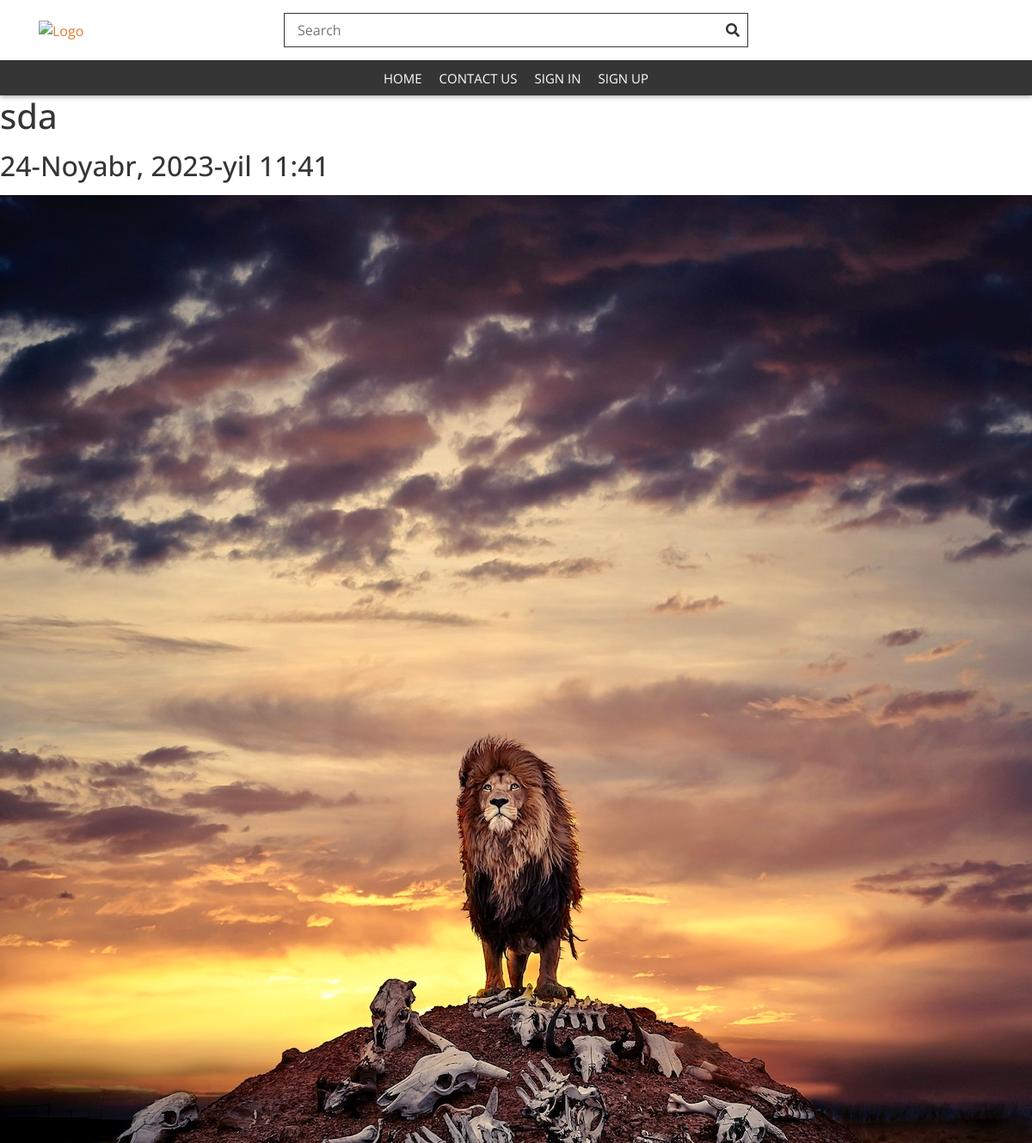
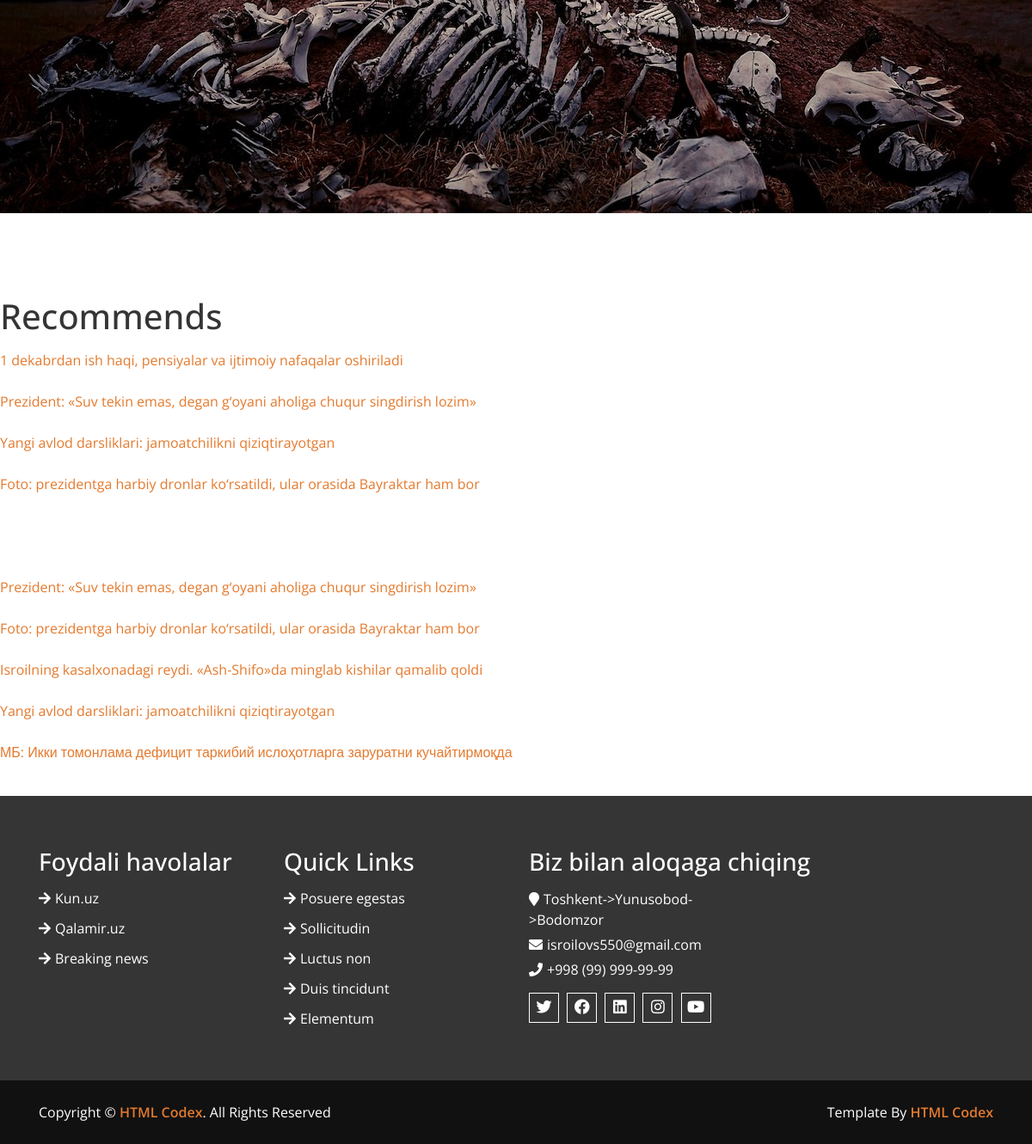
The page /detail-page/17/ on the database its author committed (2 pictures, top to bottom).
### home/models.py (models this page shows, shortened)
class  News(BaseModel):
    title = models.CharField(max_length = 255)
    img = models.ImageField(upload_to='news/')
    body = RichTextField()
    slug = models.SlugField()
    view_count = models.BigIntegerField(default=0, blank=True, null=True)
    user = models.ForeignKey(User, on_delete=models.SET_NULL, null=True)
    category = models.ForeignKey(Category, on_delete=models.SET_NULL,null=True, related_name='category_news' )
    tags = models.ManyToManyField(Tags, related_name='tag_news' )

### home/views.py (the view)
# urls.py: path('detail-page/<int:pk>/', DetailViewRecom.as_view(), name="detail"),
class DetailViewRecom(View):
    def get(self, request, pk):
        tag_new = {"color" : []}
        new = News.objects.get(id=pk)
        category_new = News.objects.filter(category=new.category)
        for i in new.tags.all():
            a = News.objects.filter(tags=i)
            tag_new["color"].append(a)
        context = {
            "new" : new,
            "category_new" : category_new,
            "tag_new" : tag_new["color"]
        }
        return render(request, 'detail_page.html', context)

### templates/detail_page.html (shortened to what this page needs)
{% extends "base.html" %}
{% block content %}
<h1>{{ new.title }}</h1>
<h2>{{ new.create_at }}</h2>
<img src="{{new.img.url}}" alt="">
<br><br>
<br><br><br>
<h1>Recommends</h1>
{% for i in category_new %}
    {% if new.id != i.id %}
        <a href="{% url "detail" i.id %}">{{ i.title }}</a><br><br>
    {% endif %}
{% endfor %}
<br><br><br>
{% for i in tag_new %}
    {% for j in i %}
        {% if new.id != j.id and category_new.values.id != j.id and new.id != category_new.id %}
            <a href="{% url "detail" j.id %}">{{ j.title }}</a><br><br>
        {% endif %}
    {% endfor %}
{% endfor %}
{% endblock content %}

### templates/base.html (shortened to what this page needs)
{% load static %}
<!DOCTYPE html>
<html lang="en">
    <head>
        <link href="https://stackpath.bootstrapcdn.com/bootstrap/4.4.1/css/bootstrap.min.css" rel="stylesheet">
        <link href="https://cdnjs.cloudflare.com/ajax/libs/font-awesome/5.10.0/css/all.min.css" rel="stylesheet">
        <link href="{% static 'lib/slick/slick.css' %}" rel="stylesheet">
        <link href="{% static 'lib/slick/slick-theme.css' %}" rel="stylesheet">
        <link href="{% static 'css/style.css' %}" rel="stylesheet">
    </head>
    <body>
        <div class="top-header">
            <div class="container">
                <div class="row align-items-center">
                    <div class="col-lg-3 col-md-4">
                        <div class="logo">
                            <a href="">
                                <img src="{% static "img/logo.png" %}" alt="Logo">
                            </a>
                        </div>
                    </div>
                    <div class="col-lg-6 col-md-4">
                        <form method="GET" action="{% url "search" %}">
                            <div class="search">
                                <input type="text" placeholder="Search" aria-label="Search" name="search">
                                <button type = "submit"><i class="fa fa-search"></i></button>
                            </div>
                        </form>
                    </div>
                </div>
            </div>
        </div>
        <div class="header">
            <div class="container">
                <nav class="navbar navbar-expand-md bg-dark navbar-dark">
                    <div class="collapse navbar-collapse justify-content-between" id="navbarCollapse">
                        <div class="navbar-nav m-auto">
                            <a href="{% url 'home' %}" class="nav-item nav-link">Home</a>
                            <a href="{% url "contact" %}" class="nav-item nav-link">Contact Us</a>
                            {% if request.user.is_authenticated %}
                                <a href="{% url 'add_new' %}" class="nav-item nav-link">Add news </a>
                                <div class="nav-item dropdown">
                                    <a href="#" class="nav-link dropdown-toggle" data-toggle="dropdown">{{ request.user.username }}</a>
                                    <div class="dropdown-menu">
                                        <a href="{% url "password_change" %}" class="dropdown-item">Change Password</a>
                                        <a href="{% url 'logout' %}" class="dropdown-item">Sign out</a>
                                        <a href="{% url 'single_page' %}" class="dropdown-item">Single page</a>
                                    </div>
                                </div>
                            {% else %}
                                <a href="{% url 'login' %}" class="nav-item nav-link">Sign in</a>
                                <a href="{% url 'registr' %}" class="nav-item nav-link">Sign up</a>
                            {% endif %}
                        </div>
                    </div>
                </nav>
            </div>
        </div>
        {% block content %}
        {% endblock content %}
        <div class="footer">
            <div class="container-fluid">
                <div class="row">
                    <div class="col-lg-3 col-md-6">
                        <div class="footer-widget">
                            <h3 class="title">Foydali havolalar</h3>
                            <ul>
                                <li><a href="https://kun.uz/">Kun.uz</a></li>
                                <li><a href="https://qalampir.uz/">Qalamir.uz</a></li>
                                <li><a href="https://edition.cnn.com/">Breaking news</a></li>
                            </ul>
                        </div>
                    </div>
                    <div class="col-lg-3 col-md-6">
                        <div class="footer-widget">
                            <h3 class="title">Quick Links</h3>
                            <ul>
                                <li><a href="#">Posuere egestas</a></li>
                                <li><a href="#">Sollicitudin</a></li>
                                <li><a href="#">Luctus non</a></li>
                                <li><a href="#">Duis tincidunt</a></li>
                                <li><a href="#">Elementum</a></li>
                            </ul>
                        </div>
                    </div>
                    <div class="col-lg-3 col-md-6">
                        <div class="footer-widget">
                            <h3 class="title">Biz bilan aloqaga chiqing</h3>
                            <div class="contact-info">
                                <p><i class="fa fa-map-marker"></i>Toshkent->Yunusobod->Bodomzor</p>
                                <p><i class="fa fa-envelope"></i>isroilovs550@gmail.com</p>
                                <p><i class="fa fa-phone"></i>+998 (99) 999-99-99</p>
                                <div class="social">
                                    <a href=""><i class="fab fa-twitter"></i></a>
                                    <a href=""><i class="fab fa-facebook"></i></a>
                                    <a href=""><i class="fab fa-linkedin"></i></a>
                                    <a href=""><i class="fab fa-instagram"></i></a>
                                    <a href=""><i class="fab fa-youtube"></i></a>
                                </div>
                            </div>
                        </div>
                    </div>
                </div>
            </div>
        </div>
        <div class="footer-bottom">
            <div class="container">
                <div class="row">
                    <div class="col-md-6 copyright">
                        <p>Copyright &copy; <a href="https://htmlcodex.com">HTML Codex</a>. All Rights Reserved</p>
                    </div>
                    <div class="col-md-6 template-by">
                        <p>Template By <a href="https://htmlcodex.com">HTML Codex</a></p>
                    </div>
                </div>
            </div>
        </div>
    </body>
</html>

### static/css/style.css (style rules this page uses)
body { color: #353535; font-family: 'Open Sans', sans-serif; font-weight: 400; background: #ffffff; }
a { color: #E47A2E; transition: 0.5s; }
p { color: #353535; padding: 0; margin: 0 0 15px 0; }
h1, h2, h3, h4, h5, h6 { color: #353535; margin: 0 0 15px 0; padding: 0; }
.top-header { padding: 15px 0; background: #ffffff; }
.top-header .logo { text-align: left; overflow: hidden; }
.top-header .logo a img { max-width: 100%; max-height: 60px; }
.top-header .search { width: 100%; }
.top-header .search input[type=text] { width: 100%; height: 40px; padding: 0 15px; color: #666666; border: 1px solid #353535; }
.top-header .search button { position: absolute; width: 40px; height: 38px; top: 1px; right: 16px; padding: 0 15px; border: none; background: none; color: #353535; }
@media (min-width: 768px) { .top-header { max-height: 90px; } }
.header { position: relative; box-shadow: 0 2px 5px rgba(0, 0, 0, .3); }
.header .navbar { height: 100%; padding: 0; }
.navbar-dark .navbar-nav .nav-link, .navbar-dark .navbar-nav .nav-link:focus, .navbar-dark .navbar-nav .nav-link:hover, .navbar-dark .navbar-nav .nav-link.active { padding: 10px 10px 8px 10px; color: #ffffff; }
@media (min-width: 768px) { .header, .header .navbar { background: #353535 !important; } }
@media (min-width: 768px) { .header a.nav-link { padding: 8px 15px; font-size: 15px; text-transform: uppercase; } }
.footer { position: relative; padding: 60px 0 0 0; margin-top: 15px; background: #353535; }
@media (min-width: 992px) { .footer .container-fluid { max-width: 95%; } }
.footer .footer-widget { position: relative; width: 100%; margin-bottom: 60px; }
.footer .footer-widget .title { color: #ffffff; white-space: nowrap; }
.footer .footer-widget p { color: #ffffff; }
.footer .footer-widget ul { margin: 0; padding: 0; list-style: none; }
.footer .footer-widget ul li { margin-bottom: 12px; }
.footer .footer-widget ul li:last-child { margin-bottom: 0; }
.footer .footer-widget ul li a { color: #ffffff; white-space: nowrap; display: block; line-height: 23px; }
.footer .footer-widget ul li a::before { content: '\f061'; font-family: 'Font Awesome 5 Free'; font-weight: 900; padding-right: 5px; }
.footer .contact-info p { margin-bottom: 5px; color: #ffffff; font-size: 16px; }
.footer .contact-info p i { color: #ffffff; margin-right: 5px; }
.footer .social { position: relative; width: 100%; }
.footer .social a { display: inline-block; margin: 10px 5px 0 0; width: 35px; height: 35px; padding: 2px 0; text-align: center; font-size: 18px; background: #353535; border: 1px solid #ffffff; }
.footer .social a i { color: #ffffff; }
.footer-bottom { position: relative; padding: 25px 0; background: #111111; }
.footer-bottom .copyright { text-align: left; }
.footer-bottom .template-by { text-align: right; }
.footer-bottom .copyright p, .footer-bottom .template-by p { color: #ffffff; font-weight: 400; margin: 0; }
.footer-bottom .copyright p a, .footer-bottom .template-by p a { font-weight: 600; }

### rows shown on the page
News: title "sda", create_at "24-Noyabr, 2023-yil 11:41", img (picture)
News: title "1 dekabrdan ish haqi, pensiyalar va ijtimoiy nafaqalar oshiriladi"
News: title "Prezident: «Suv tekin emas, degan g‘oyani aholiga chuqur singdirish lozim»"
News: title "Yangi avlod darsliklari: jamoatchilikni qiziqtirayotgan"
News: title "Foto: prezidentga harbiy dronlar ko‘rsatildi, ular orasida Bayraktar ham bor"
News: title "Isroilning kasalxonadagi reydi. «Ash-Shifo»da minglab kishilar qamalib qoldi"
News: title "МБ: Икки томонлама дефицит таркибий ислоҳотларга заруратни кучайтирмоқда"
